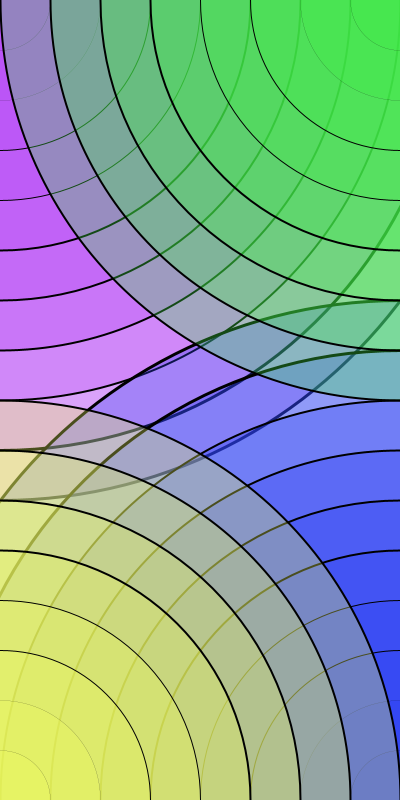
Frame 1 (no input)
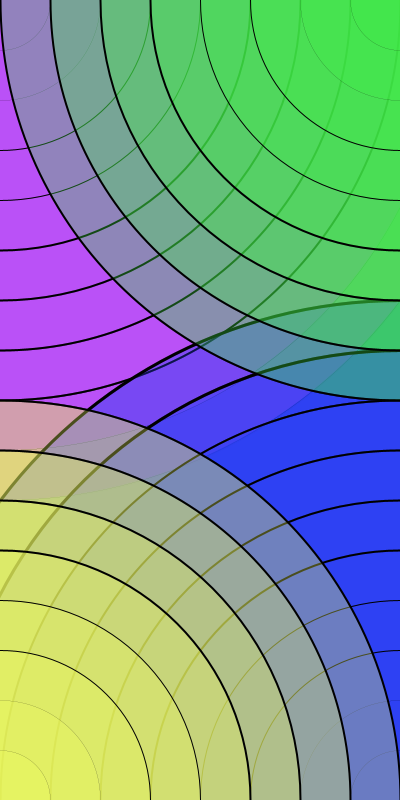
Frame 60 (the mouse pressed at the canvas centre just before this capture)
Frame 120 (the mouse held since frame 60 and released just before this capture): identical to frame 60, image omitted

The Processing sketch that drew these frames (run headless with seeded random() and noise(); from frame 60 on, the mouse is pressed at the canvas centre):

// Processing sketch: processing_24800
// ── processing_24800.pde



int a=100;
int b=100;
int side1=400;
int side2=800;


void setup(){
  size(400,800);
  
  strokeWeight(3);
  background(255);
  smooth();
  noFill();
}

void draw(){
  
  
fill(186,79,245,80);
  ellipse(0,0,10*a,10*b);
  ellipse(0,0,9*a,9*b);
  strokeWeight(2);
  ellipse(0,0,8*a,8*b);
  ellipse(0,0,7*a,7*b);
  ellipse(0,0,6*a,6*b);
  ellipse(0,0,5*a,5*b);
  strokeWeight(1);
  ellipse(0,0,4*a,4*b);
  ellipse(0,0,3*a,3*b);
  strokeWeight(0);
  ellipse(0,0,2*a,2*b);
  ellipse(0,0,1*a,1*b);
  
 fill(46,64,242,80);

  strokeWeight(3);
  ellipse(side1,side2,10*a,10*b);
  ellipse(side1,side2,9*a,9*b);
  strokeWeight(2);
  ellipse(side1,side2,8*a,8*b);
  ellipse(side1,side2,7*a,7*b);
  ellipse(side1,side2,6*a,6*b);
  ellipse(side1,side2,5*a,5*b);
  strokeWeight(1);
  ellipse(side1,side2,4*a,4*b);
  ellipse(side1,side2,3*a,3*b);
  strokeWeight(0);
  ellipse(side1,side2,2*a,2*b);
  ellipse(side1,side2,1*a,1*b);
  
 fill(65,237,71,80);
  
  strokeWeight(2);
  ellipse(side1,0,8*a,8*b);
  ellipse(side1,0,7*a,7*b);
  ellipse(side1,0,6*a,6*b);
  ellipse(side1,0,5*a,5*b);
  strokeWeight(1);
  ellipse(side1,0,4*a,4*b);
  ellipse(side1,0,3*a,3*b);
  strokeWeight(0);
  ellipse(side1,0,2*a,2*a);
  ellipse(side1,0,1*a,1*a);
  
  fill(236,250,91,80);

  strokeWeight(2);
  ellipse(0,side2,8*a,8*b);
  ellipse(0,side2,7*a,7*b);
  ellipse(0,side2,6*a,6*b);
  ellipse(0,side2,5*a,5*b);
  strokeWeight(1);
  ellipse(0,side2,4*a,4*b);
  ellipse(0,side2,3*a,3*b);
  strokeWeight(0);
  ellipse(0,side2,2*a,2*b);
  ellipse(0,side2,1*a,1*b);
  

  


}
